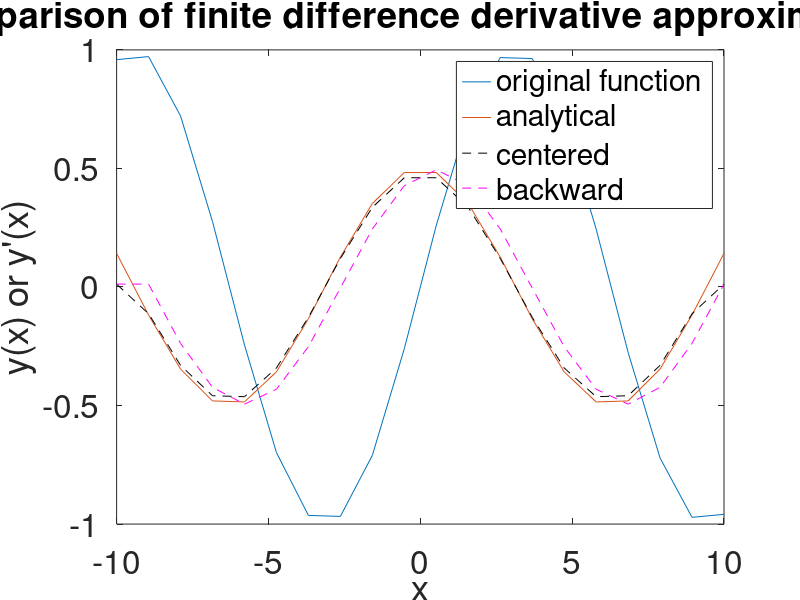
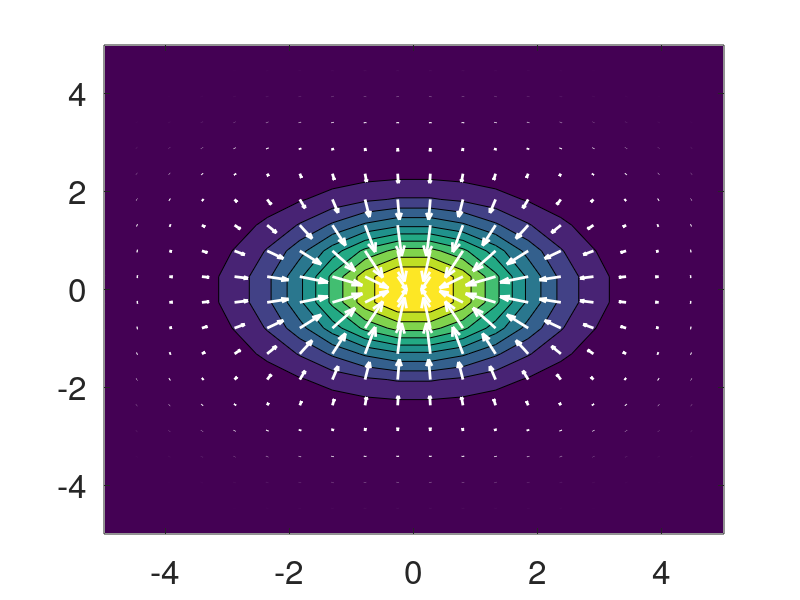
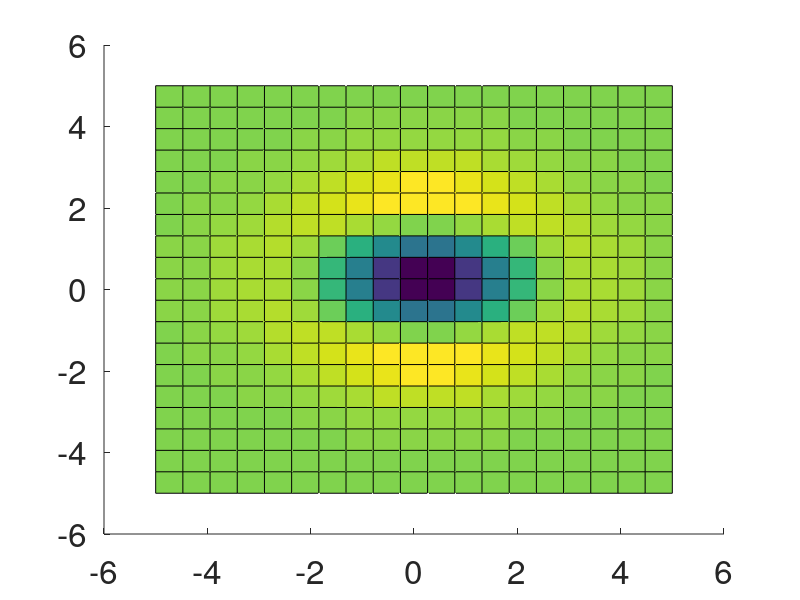

Write the MATLAB code that produced these figures, in order.
%% Some examples of numerical differentiation
lx=20;
x=linspace(-10,10,lx)';
y=sin(0.5*x);
yprime=0.5*cos(0.5*x);

figure;
plot(x,y);
hold on;
plot(x,yprime);


%% Comparison of basic numerical derivative
%second order, centered
dy_dx=zeros(lx,1);
dx=x(2)-x(1);

%forward difference at the beginning
dy_dx(1)=(y(2)-y(1))/dx;

%centered difference on the interior
for ix=2:lx-1
    dy_dx(ix)=(y(ix+1)-y(ix-1))/2/dx;
end %for

%backward difference at the end
dy_dx(lx)=(y(lx)-y(lx-1))/dx;

plot(x,dy_dx,'k--')


%first order derivative approximation (backward)
%interior
dy_dxbwd=zeros(lx,1);
for ix=2:lx
    dy_dxbwd(ix)=(y(ix)-y(ix-1))/dx;
end %for
dy_dxbwd(1)=dy_dxbwd(2);

plot(x,dy_dxbwd,'m--')
legend('original function','analytical','centered','backward')
xlabel('x');
ylabel('y(x) or y''(x)');
title('Comparison of finite difference derivative approximations');
set(gca,'FontSize',24);

% %% Demonstrate effects of grid refinement (convergence)
% lx2=256;
% x2=linspace(-10,10,lx2)';
% y2=sin(0.5*x2);
% y2prime=0.5*cos(0.5*x2);


%% Multidimensional function and partial derivatives:  grad and div (laplacian and curl also useful)
lx=20;
ly=20;
x=linspace(-5,5,lx);
y=linspace(-5,5,ly);
[X,Y]=meshgrid(x,y);
f=exp(-(X.^2)/2/2).*exp(-Y.^2/2/1);

figure;
contourf(x,y,f);

%gradient of scalar function
dx=x(2)-x(1);
dy=y(2)-y(1);

gradx=zeros(size(f));
grady=zeros(size(f));

%x component
for ix=2:lx-1
    gradx(:,ix)=(f(:,ix+1)-f(:,ix-1))/2/dx;
end %for
gradx(:,1)=(f(:,2)-f(:,1))/dx;
gradx(:,lx)=(f(:,lx)-f(:,lx-1))/dx;

%y component
for iy=2:ly-1
    grady(iy,:)=(f(iy+1,:)-f(iy-1,:))/2/dy;
end %for
grady(1,:)=(f(2,:)-f(1,:))/dy;
grady(ly,:)=(f(ly,:)-f(ly-1,:))/dy;

%add quiver on top
hold on;
quiver(X,Y,gradx,grady,'Color','white','LineWidth',2);
set(gca,'FontSize',24);

f=gradx;
g=grady;

%x component
divx=zeros(size(f));
for ix=2:lx-1
    divx(:,ix)=(f(:,ix+1)-f(:,ix-1))/2/dx;
end %for
divx(:,1)=(f(:,2)-f(:,1))/dx;
divx(:,lx)=(f(:,lx)-f(:,lx-1))/dx;

%y component
divy=zeros(size(y));
for iy=2:ly-1
    divy(iy,:)=(g(iy+1,:)-g(iy-1,:))/2/dy;
end %for
divy(1,:)=(g(2,:)-g(1,:))/dy;
divy(ly,:)=(g(ly,:)-g(ly-1,:))/dy;

div=divx+divy;

figure;
surface(x,y,div);
set(gca,'FontSize',24);

